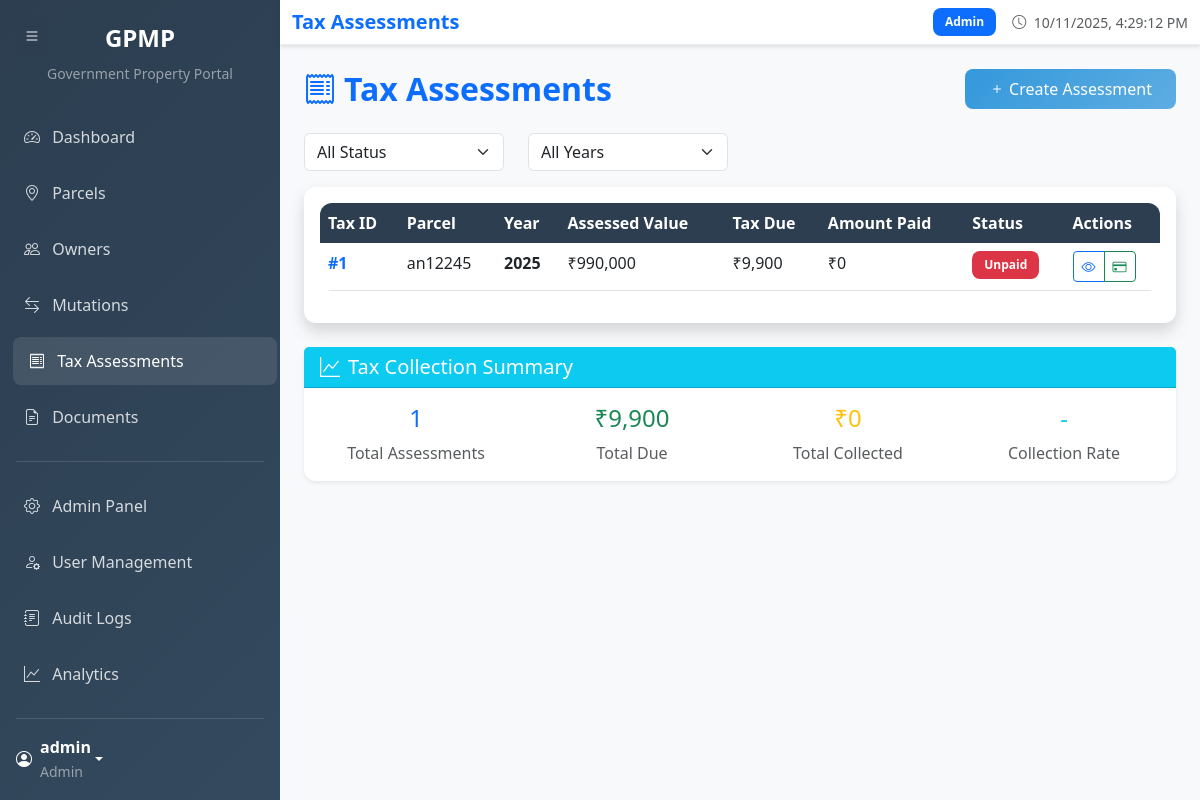
Page /tax/ (signed in) on the committed database.
### models/user_account.py (models this page shows, shortened)
class UserAccount(UserMixin, db.Model):
    __tablename__ = 'user_account'
    user_id = db.Column(db.Integer, primary_key=True)
    username = db.Column(db.String(80), unique=True, nullable=False)
    password_hash = db.Column(db.String(255), nullable=False)
    role = db.Column(db.Enum('Registrar', 'Approver', 'Viewer', 'Admin', name='user_role_enum'), nullable=False)
    last_login = db.Column(db.DateTime)
    created_at = db.Column(db.DateTime, default=datetime.utcnow)
    is_active = db.Column(db.Boolean, default=True)
    mutations_approved = db.relationship('Mutation', backref='approver', lazy=True)
    audit_logs = db.relationship('AuditLog', backref='user', lazy=True)

### models/tax_assessment.py (models this page shows, shortened)
class TaxAssessment(db.Model):
    __tablename__ = 'tax_assessment'
    tax_id = db.Column(db.Integer, primary_key=True)
    parcel_id = db.Column(db.Integer, db.ForeignKey('parcel.parcel_id'), nullable=False)
    assessment_year = db.Column(db.Integer, nullable=False)
    land_value = db.Column(db.Numeric(15, 2))
    building_value = db.Column(db.Numeric(15, 2))
    total_assessed_value = db.Column(db.Numeric(15, 2), nullable=False)
    tax_due = db.Column(db.Numeric(12, 2), nullable=False)
    amount_paid = db.Column(db.Numeric(12, 2), default=0)
    paid_on = db.Column(db.Date)
    status = db.Column(db.Enum('Paid', 'Unpaid', 'Partial', name='tax_status_enum'), nullable=False, default='Unpaid')
    created_at = db.Column(db.DateTime, default=datetime.utcnow)

### models/parcel.py (models this page shows, shortened)
class Parcel(db.Model):
    __tablename__ = 'parcel'
    parcel_id = db.Column(db.Integer, primary_key=True)
    ulpin = db.Column(db.String(50), unique=True, nullable=False)
    survey_no = db.Column(db.String(50), nullable=False)
    total_area = db.Column(db.Numeric(10, 4), nullable=False)
    land_category = db.Column(db.Enum('Agricultural', 'Residential', 'Commercial', 'Industrial', 'State Owned', name='land_category_enum'), nullable=False)
    current_use_type = db.Column(db.String(100))
    location_id = db.Column(db.Integer, db.ForeignKey('location.location_id'), nullable=False)
    centroid_lat = db.Column(db.Numeric(10, 8))
    centroid_lon = db.Column(db.Numeric(11, 8))
    current_version_id = db.Column(db.Integer, db.ForeignKey('parcel_version.version_id'))
    created_at = db.Column(db.DateTime, default=datetime.utcnow)
    versions = db.relationship('ParcelVersion', foreign_keys='ParcelVersion.parcel_id', backref='parcel', lazy=True)
    current_version = db.relationship('ParcelVersion', foreign_keys=[current_version_id], post_update=True)
    ownerships = db.relationship('Ownership', backref='parcel', lazy=True)
    tenant_agreements = db.relationship('TenantAgreement', backref='parcel', lazy=True)
    mutations = db.relationship('Mutation', backref='parcel', lazy=True)
    encumbrances = db.relationship('Encumbrance', backref='parcel', lazy=True)
    tax_assessments = db.relationship('TaxAssessment', backref='parcel', lazy=True)

### routes/tax_routes.py (the view)
@tax_bp.route('/')
@login_required
def list_tax_assessments():
    page = request.args.get('page', 1, type=int)
    status_filter = request.args.get('status', '')
    year_filter = request.args.get('year', '')
    query = TaxAssessment.query
    if status_filter:
        query = query.filter_by(status=status_filter)
    if year_filter:
        query = query.filter_by(assessment_year=int(year_filter))
    tax_assessments = query.order_by(TaxAssessment.assessment_year.desc()).paginate(
        page=page, per_page=20, error_out=False
    )
    years = db.session.query(TaxAssessment.assessment_year).distinct().order_by(TaxAssessment.assessment_year.desc()).all()
    years = [year[0] for year in years]
    return render_template('tax_list.html',
                         tax_assessments=tax_assessments,
                         status_filter=status_filter,
                         year_filter=year_filter,
                         years=years)

### templates/tax_list.html (shortened to what this page needs)
{% extends "base.html" %}
{% block page_title %}Tax Assessments{% endblock %}
{% block content %}
<div class="row mb-4">
    <div class="col-12">
        <div class="d-flex justify-content-between align-items-center">
            <h2 class="fw-bold text-primary mb-0">
                <i class="bi bi-receipt me-2"></i>Tax Assessments
            </h2>
            {% if current_user.role in ['Admin', 'Registrar'] %}
            <a href="{{ url_for('tax.create_tax_assessment') }}" class="btn btn-primary">
                <i class="bi bi-plus me-1"></i>Create Assessment
            </a>
            {% endif %}
        </div>
    </div>
</div>
<div class="row mb-3">
    <div class="col-md-3">
        <form method="GET">
            <select name="status" class="form-select" onchange="this.form.submit()">
                <option value="">All Status</option>
            </select>
        </form>
    </div>
    <div class="col-md-3">
        <form method="GET">
            <select name="year" class="form-select" onchange="this.form.submit()">
                <option value="">All Years</option>
            </select>
        </form>
    </div>
</div>
<div class="card shadow">
    <div class="card-body">
        {% if tax_assessments.items %}
        <div class="table-responsive">
            <table class="table table-hover">
                <thead class="table-light">
                    <tr>
                        <th>Tax ID</th>
                        <th>Parcel</th>
                        <th>Year</th>
                        <th>Assessed Value</th>
                        <th>Tax Due</th>
                        <th>Amount Paid</th>
                        <th>Status</th>
                        <th>Actions</th>
                    </tr>
                </thead>
                <tbody>
                    {% for tax in tax_assessments.items %}
                    <tr>
                        <td>
                            <a href="{{ url_for('tax.view_tax_assessment', tax_id=tax.tax_id) }}"
                               class="text-decoration-none fw-semibold">
                                #{{ tax.tax_id }}
                            </a>
                        </td>
                        <td>{{ tax.parcel.ulpin }}</td>
                        <td><strong>{{ tax.assessment_year }}</strong></td>
                        <td>₹{{ "{:,.0f}".format(tax.total_assessed_value) }}</td>
                        <td>₹{{ "{:,.0f}".format(tax.tax_due) }}</td>
                        <td>₹{{ "{:,.0f}".format(tax.amount_paid or 0) }}</td>
                        <td>
                            <span class="badge bg-{{ 'success' if tax.status == 'Paid' else 'warning' if tax.status == 'Partial' else 'danger' }}">
                                {{ tax.status }}
                            </span>
                        </td>
                        <td>
                            <div class="btn-group btn-group-sm">
                                <a href="{{ url_for('tax.view_tax_assessment', tax_id=tax.tax_id) }}"
                                   class="btn btn-outline-primary" data-bs-toggle="tooltip" title="View Details">
                                    <i class="bi bi-eye"></i>
                                </a>
                                {% if current_user.role in ['Admin', 'Registrar'] and tax.status != 'Paid' %}
                                <a href="{{ url_for('tax.record_payment', tax_id=tax.tax_id) }}"
                                   class="btn btn-outline-success" data-bs-toggle="tooltip" title="Record Payment">
                                    <i class="bi bi-credit-card"></i>
                                </a>
                                {% endif %}
                            </div>
                        </td>
                    </tr>
                    {% endfor %}
                </tbody>
            </table>
        </div>
        {% endif %}
    </div>
</div>
<div class="row mt-4">
    <div class="col-12">
        <div class="card">
            <div class="card-header bg-info text-white">
                <h5 class="mb-0">
                    <i class="bi bi-graph-up me-2"></i>Tax Collection Summary
                </h5>
            </div>
            <div class="card-body">
                <div class="row text-center">
                    <div class="col-md-3">
                        <h4 class="text-primary">{{ tax_assessments.total }}</h4>
                        <p class="text-muted mb-0">Total Assessments</p>
                    </div>
                    <div class="col-md-3">
                        <h4 class="text-success" id="totalDue">-</h4>
                        <p class="text-muted mb-0">Total Due</p>
                    </div>
                    <div class="col-md-3">
                        <h4 class="text-warning" id="totalCollected">-</h4>
                        <p class="text-muted mb-0">Total Collected</p>
                    </div>
                    <div class="col-md-3">
                        <h4 class="text-info" id="collectionRate">-</h4>
                        <p class="text-muted mb-0">Collection Rate</p>
                    </div>
                </div>
            </div>
        </div>
    </div>
</div>
{% endblock %}

### templates/base.html (shortened to what this page needs)
<!DOCTYPE html>
<html lang="en">
<head>
    <link href="https://cdn.jsdelivr.net/npm/bootstrap@5.3.0/dist/css/bootstrap.min.css" rel="stylesheet">
    <link href="https://cdn.jsdelivr.net/npm/bootstrap-icons@1.10.0/font/bootstrap-icons.css" rel="stylesheet">
    <link rel="stylesheet" href="https://unpkg.com/leaflet@1.9.4/dist/leaflet.css" />
</head>
<body>
    {% if current_user.is_authenticated %}
    <button class="sidebar-toggle" onclick="toggleSidebar()">
        <i class="bi bi-list"></i>
    </button>
    <nav class="sidebar" id="sidebar">
        <div class="position-sticky pt-4">
            <div class="text-center mb-4">
                <h4 class="text-white fw-bold">GPMP</h4>
                <small class="text-white-50">Government Property Portal</small>
            </div>
            <ul class="nav flex-column">
                <li class="nav-item">
                    <a class="nav-link {{ 'active' if request.endpoint == 'dashboard' }}" href="{{ url_for('dashboard') }}">
                        <i class="bi bi-speedometer2 me-2"></i>
                        <span class="nav-text">Dashboard</span>
                    </a>
                </li>
                <li class="nav-item">
                    <a class="nav-link {{ 'active' if 'parcel' in request.endpoint }}" href="{{ url_for('parcel.list_parcels') }}">
                        <i class="bi bi-geo-alt me-2"></i>
                        <span class="nav-text">Parcels</span>
                    </a>
                </li>
                <li class="nav-item">
                    <a class="nav-link {{ 'active' if 'owner' in request.endpoint }}" href="{{ url_for('owner.list_owners') }}">
                        <i class="bi bi-people me-2"></i>
                        <span class="nav-text">Owners</span>
                    </a>
                </li>
                <li class="nav-item">
                    <a class="nav-link {{ 'active' if 'mutation' in request.endpoint }}" href="{{ url_for('mutation.list_mutations') }}">
                        <i class="bi bi-arrow-left-right me-2"></i>
                        <span class="nav-text">Mutations</span>
                    </a>
                </li>
                <li class="nav-item">
                    <a class="nav-link {{ 'active' if 'tax' in request.endpoint }}" href="{{ url_for('tax.list_tax_assessments') }}">
                        <i class="bi bi-receipt me-2"></i>
                        <span class="nav-text">Tax Assessments</span>
                    </a>
                </li>
                <li class="nav-item">
                    <a class="nav-link {{ 'active' if 'document' in request.endpoint }}" href="{{ url_for('document.list_documents') }}">
                        <i class="bi bi-file-earmark-text me-2"></i>
                        <span class="nav-text">Documents</span>
                    </a>
                </li>
                {% if current_user.role == 'Admin' %}
                <hr class="text-white-50 mx-3">
                <li class="nav-item">
                    <a class="nav-link {{ 'active' if 'admin' in request.endpoint }}" href="{{ url_for('admin.dashboard') }}">
                        <i class="bi bi-gear me-2"></i>
                        <span class="nav-text">Admin Panel</span>
                    </a>
                </li>
                <li class="nav-item">
                    <a class="nav-link" href="{{ url_for('admin.manage_users') }}">
                        <i class="bi bi-person-gear me-2"></i>
                        <span class="nav-text">User Management</span>
                    </a>
                </li>
                <li class="nav-item">
                    <a class="nav-link" href="{{ url_for('admin.audit_logs') }}">
                        <i class="bi bi-journal-text me-2"></i>
                        <span class="nav-text">Audit Logs</span>
                    </a>
                </li>
                <li class="nav-item">
                    <a class="nav-link" href="{{ url_for('admin.analytics') }}">
                        <i class="bi bi-graph-up me-2"></i>
                        <span class="nav-text">Analytics</span>
                    </a>
                </li>
                {% endif %}
            </ul>
            <hr class="text-white-50 mx-3">
            <div class="dropdown px-3">
                <a href="#" class="d-flex align-items-center text-white text-decoration-none dropdown-toggle" data-bs-toggle="dropdown">
                    <i class="bi bi-person-circle me-2"></i>
                    <div class="nav-text">
                        <strong>{{ current_user.username }}</strong><br>
                        <small class="text-white-50">{{ current_user.role }}</small>
                    </div>
                </a>
            </div>
        </div>
    </nav>
    <main class="main-content" id="mainContent">
        <nav class="navbar navbar-expand-lg navbar-light sticky-top">
            <div class="container-fluid">
                <div class="d-flex align-items-center">
                    <h5 class="mb-0 text-primary fw-bold">
                        {% block page_title %}Government Property Management Portal{% endblock %}
                    </h5>
                </div>
                <div class="d-flex align-items-center">
                    <span class="badge bg-primary me-3">{{ current_user.role }}</span>
                    <small class="text-muted">
                        <i class="bi bi-clock me-1"></i>
                        <span id="currentTime"></span>
                    </small>
                </div>
            </div>
        </nav>
        <div class="container-fluid p-4">
            {% block content %}{% endblock %}
        </div>
    </main>
    {% endif %}
</body>
</html>

### rows in the picture
UserAccount: username "admin", role "Admin"
TaxAssessment: tax_id "1", parcel.ulpin "an12245", assessment_year "2025", total_assessed_value "990,000", tax_due "9,900", amount_paid "0", status "Unpaid"

### other values in the picture
{{ tax_assessments.total }} "1"
